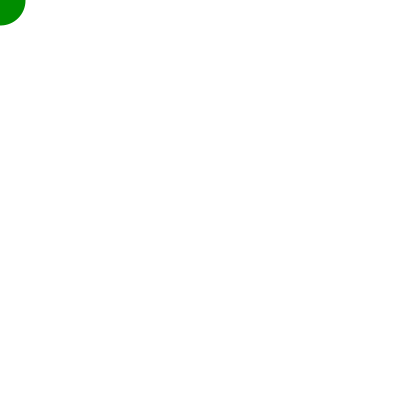
Frame 1 (no input)
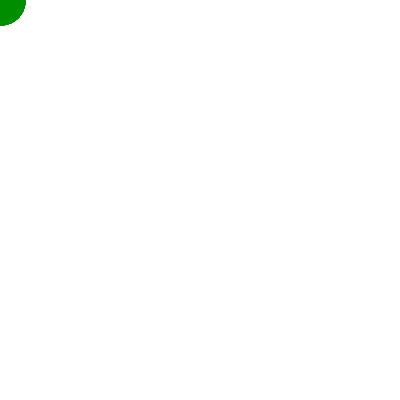
Frame 60 (the mouse pressed at the canvas centre just before this capture)
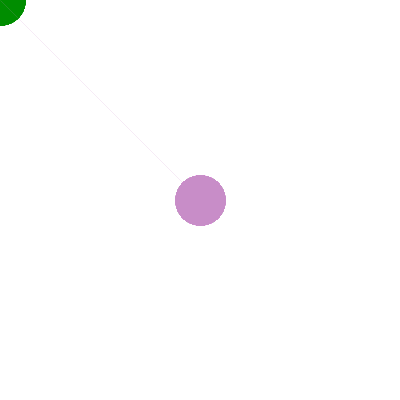
Frame 120 (the mouse held since frame 60 and released just before this capture)

The Processing sketch that drew these frames (run headless with seeded random() and noise(); from frame 60 on, the mouse is pressed at the canvas centre):

// Processing sketch: processing_36120
// ── processing_36120.pde

void setup(){
  size(400,400);
  smooth();
  background(255);
  frameRate(50);
}
 
void draw(){
  stroke(mouseX, 141, mouseY);
  float distance =dist(pmouseX,pmouseY,mouseX,mouseY);
  float maxStroke=50;
  strokeWeight(maxStroke-constrain(distance,0,maxStroke));
  line(pmouseX,pmouseY,mouseX,mouseY);
}
void mouseClicked(){
  rectMode(CENTER);
  fill(mouseY,236,mouseX);
  noStroke();
}

void keyPressed(){
  background(255);
}


                
                
